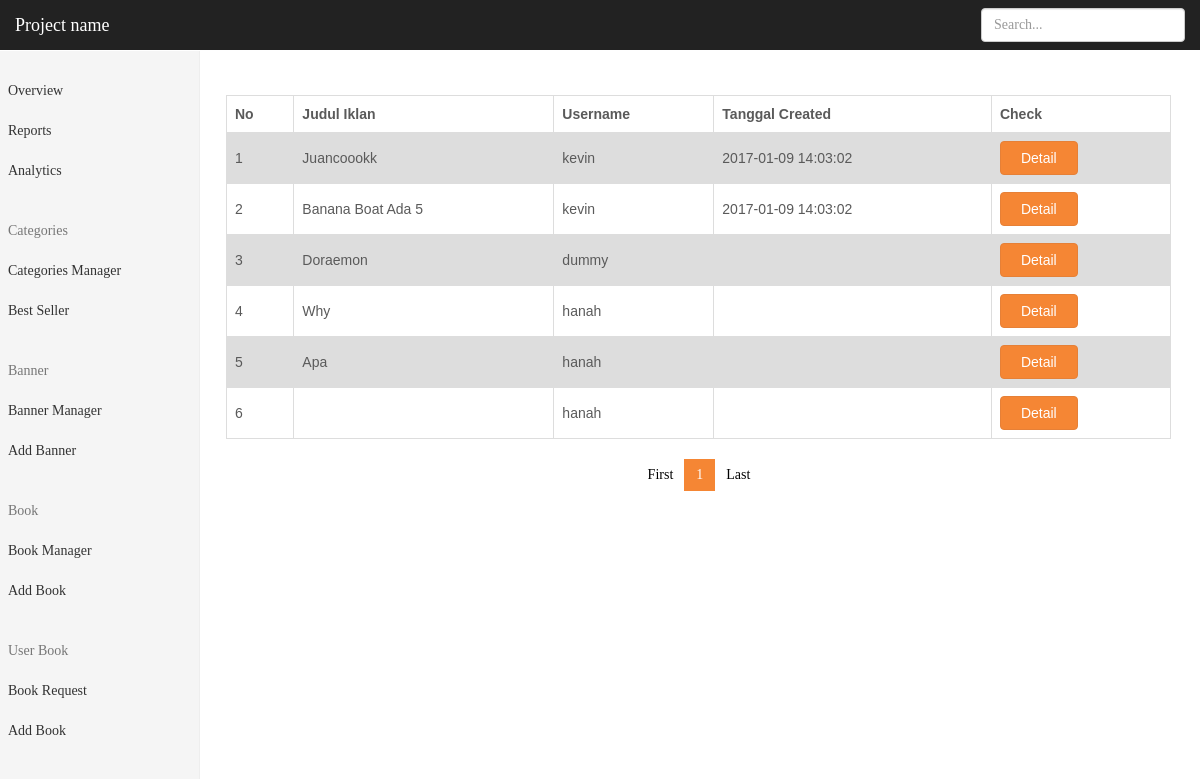
Page /index.php/super/userbook/userbookrequest on the earlier database version.
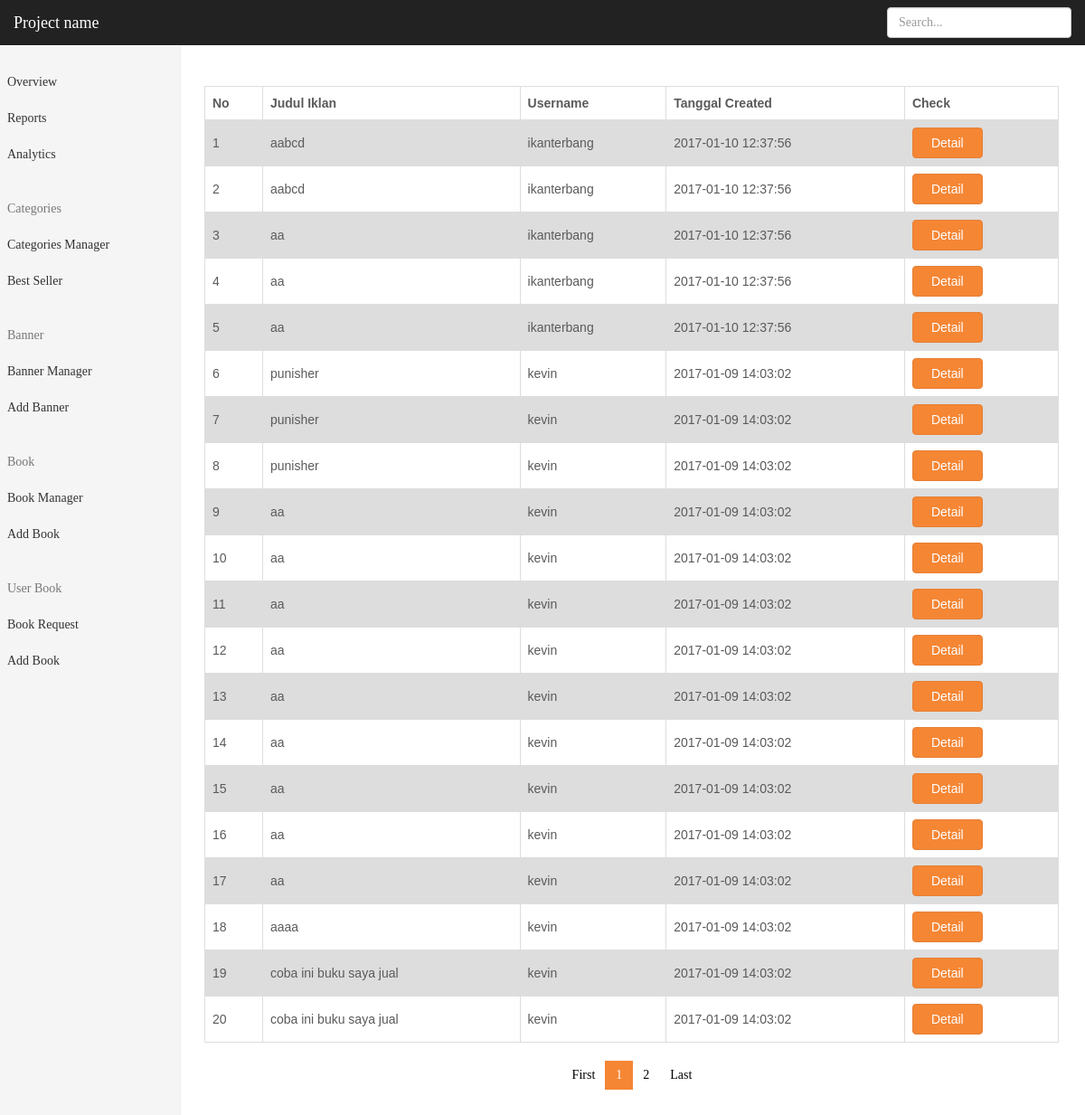
Same page on the later database version.
### tables this page shows
CREATE TABLE `user_book` (
  `id_u_b` int(11) NOT NULL,
  `id_b_source` int(11) NOT NULL DEFAULT '0',
  `price_sell_u_b` int(11) DEFAULT NULL,
  `price_point` int(11) DEFAULT '0',
  `price_rent_u_b` int(11) DEFAULT NULL,
  `type_u_b` int(50) DEFAULT NULL,
  `sell_u_b` tinyint(1) DEFAULT NULL,
  `barter_u_b` tinyint(1) DEFAULT NULL,
  `rent_u_b` tinyint(1) NOT NULL,
  `description_u_b` varchar(300) DEFAULT NULL,
  `id_u_owner` int(11) DEFAULT NULL,
  `stock_u_b` int(11) DEFAULT NULL,
  `main_image_u_b` varchar(100) DEFAULT NULL,
  `title_u_b` varchar(100) NOT NULL,
  `berat_u_b` int(11) NOT NULL,
  `slug_title_u_b` varchar(500) NOT NULL,
  `tahun_beli_u_b` year(4) NOT NULL,
  `active` int(2) DEFAULT '2' COMMENT '0 rejected 1 show 2 waiting',
  `activated_by` varchar(12) DEFAULT NULL,
  `created_at` timestamp NULL DEFAULT NULL,
  `updated_at` timestamp NULL DEFAULT NULL,
  `rejected_reason` int(3) DEFAULT NULL,
  `activated_at` timestamp NULL DEFAULT NULL,
  `views_ub` int(11) NOT NULL DEFAULT '0'
);

CREATE TABLE `user` (
  `id_u` int(11) NOT NULL,
  `username_u` varchar(50) DEFAULT NULL,
  `email_u` varchar(100) DEFAULT NULL,
  `password_u` varchar(255) DEFAULT NULL,
  `firstname_u` varchar(255) DEFAULT NULL,
  `lastname_u` varchar(100) DEFAULT NULL,
  `date_of_birth_u` date DEFAULT NULL,
  `phone_number_u` varchar(15) DEFAULT NULL,
  `address_u` varchar(150) DEFAULT '-',
  `city_u` int(6) DEFAULT NULL,
  `province_u` int(6) DEFAULT NULL,
  `total_review_u` int(11) DEFAULT '0',
  `bio_u` varchar(200) DEFAULT NULL,
  `photo_profile_u` varchar(150) DEFAULT 'assets/img/default/profile-pict.png',
  `photo_cover_u` varchar(150) DEFAULT '0',
  `point` int(11) DEFAULT '0',
  `money` int(11) DEFAULT '0',
  `line_u` varchar(32) NOT NULL DEFAULT '-',
  `whatsapp_u` varchar(15) NOT NULL DEFAULT '-',
  `created_at` timestamp NULL DEFAULT NULL,
  `last_login` timestamp NULL DEFAULT NULL,
  `views_u` int(11) NOT NULL DEFAULT '0',
  `last_update` timestamp NULL DEFAULT CURRENT_TIMESTAMP
);

### application/controllers/super/UserBook.php (called while the page is built, shortened)
<?php
class UserBook extends CI_Controller {
	public function __construct()
	{
		$this->load->library('session');
		$this->load->library('fixstring');
		$this->load->helper('url');
		$this->load->library('form_validation');
		$this->load->helper(array('form', 'url'));
		$this->load->model('super/M_UserBook');
	}
	public function userbookrequest()
	{
		if($this->input->get('page')!=null)
		{
			$page = $this->input->get('page');
		}
		else $page=1;
		$limit=20;
		$offset = ($page-1)*$limit;
		$data['page_now']=$page;
		$data['header']=$this->load->view('super/parts/header','',true);
		$data['navbar']=$this->load->view('super/parts/navbar','',true);
		$data['sidebar']=$this->load->view('super/parts/sidebar','',true);
		$data['footer']=$this->load->view('super/parts/footer','',true);
		$data['book'] = $this->M_UserBook->getRequestUserBook($limit, $offset);
		$count_books = $this->M_UserBook->countAllRequestBook();
		$data['page_total'] = ceil($count_books/$limit);
		$this->load->view('super/userbook/request_book',$data);
	}
}
?>

### index.php (called while the page is built, shortened)
<?php
require_once BASEPATH.'core/CodeIgniter.php';

### application/models/super/M_UserBook.php (called while the page is built, shortened)
<?php
  Class M_UserBook extends CI_Model
  {
	public function getRequestUserBook($limit, $offset)
	{
		$change = $this->db->query
		("
			SELECT * FROM user_book, user
			WHERE  user_book.active = 2 AND user_book.id_u_owner  = user.id_u
			ORDER BY id_u_b desc
			LIMIT ".$limit."
			OFFSET ".$offset."
		");
		$result = $change->result();
		return $result;
	}
  }
 ?>

### application/views/super/userbook/request_book.php (the view, shortened to what this page needs)
<!DOCTYPE html>
<html lang="en">
	<head>
		<?php echo $header ?>
		<link href="<?php echo base_url()?>assets/css/admin/dashboard.css" rel="stylesheet">
		<link rel="stylesheet" href="<?php echo base_url()?>assets/css/dapatbuku.css">
		<link href="<?php echo base_url()?>assets/css/admin/book.css" rel="stylesheet">
	</head>
	<body>
	<?php echo $navbar?>
    <div class="container-fluid ">
		<div class="row">
		<?php echo $sidebar?>
			<div class="col-sm-9 col-sm-offset-3 col-md-10 col-md-offset-2 main">
				<div class="col-md-12">
					<div class="row">
					<table>
					  <tr>
					    <th>No</th>
					    <th>Judul Iklan</th>
					    <th>Username</th>
					    <th>Tanggal Created</th>
					    <th>Check</th>
					  </tr>
					<?php for ($i=0;$i<count($book);$i++){ ?>
					<tr>
					  	<td><?php echo $i+1 ?></td>
					  	<td><?php echo $book[$i]->title_u_b?></td>
					  	<td><?php echo $book[$i]->username_u?></td>
					  	<td><?php echo $book[$i]->created_at?></td>
					  	<td>
					  		<a href="<?php echo base_url()?>super/userbook/detail/<?php echo $book[$i]->slug_title_u_b?>">
					  		<button type="button" class="btn btn-primary">Detail</button>
					  		</a>
					  	</td>
					</tr>
					<?php } ?>
					</table>
						<div class="col-md-12">
							<nav aria-label="Page navigation">
							<div class="text-center">
							 	<ul class="pagination">
								<li><a href="<?php echo base_url()?>super/userbook/userbookrequest?page=1">First</a></li>
									<?php for($i=1;$i<=$page_total;$i++){
										if($i<=$page_now+2 && $i >= $page_now - 2 && $i >= 1 && $i<=$page_total){
									?>
										<li <?php if($i == $page_now) echo 'class="active"' ?>  >
											<a href="<?php echo base_url()?>super/userbook/userbookrequest?
											page=<?php echo $i?>
											">
											<?php echo $i ?><span class="sr-only">(current)</span></a></li>
									<?php }} ?>
									<li><a href="<?php echo base_url()?>super/userbook/userbookrequest?page=<?php echo $page_total?>">Last</a></li>
							  	</ul>
							</div>
							</nav>
						</div>
					</div>
				</div>
			</div>
		</div>
    </div>
	</body>
</html>

Differences in the rows shown:
no longer on this page (row unchanged): user_book: title_u_b "Juancoookk", id_u_owner.username_u "kevin", id_u_owner.created_at "2017-01-09 14:03:02"
no longer on this page (row unchanged): user_book: title_u_b "Banana Boat Ada 5", id_u_owner.username_u "kevin", id_u_owner.created_at "2017-01-09 14:03:02"
no longer on this page (row unchanged): user_book: title_u_b "Doraemon", id_u_owner.username_u "dummy"
no longer on this page (row unchanged): user_book: title_u_b "Why", id_u_owner.username_u "hanah"
no longer on this page (row unchanged): user_book: title_u_b "Apa", id_u_owner.username_u "hanah"
no longer on this page (row unchanged): user_book: id_u_owner.username_u "hanah"
added user_book: title_u_b "aabcd", id_u_owner.username_u "ikanterbang", id_u_owner.created_at "2017-01-10 12:37:56"
added user_book: title_u_b "aabcd", id_u_owner.username_u "ikanterbang", id_u_owner.created_at "2017-01-10 12:37:56"
added user_book: title_u_b "aa", id_u_owner.username_u "ikanterbang", id_u_owner.created_at "2017-01-10 12:37:56"
added user_book: title_u_b "aa", id_u_owner.username_u "ikanterbang", id_u_owner.created_at "2017-01-10 12:37:56"
added user_book: title_u_b "aa", id_u_owner.username_u "ikanterbang", id_u_owner.created_at "2017-01-10 12:37:56"
added user_book: title_u_b "punisher", id_u_owner.username_u "kevin", id_u_owner.created_at "2017-01-09 14:03:02"
added user_book: title_u_b "punisher", id_u_owner.username_u "kevin", id_u_owner.created_at "2017-01-09 14:03:02"
added user_book: title_u_b "punisher", id_u_owner.username_u "kevin", id_u_owner.created_at "2017-01-09 14:03:02"
added user_book: title_u_b "aa", id_u_owner.username_u "kevin", id_u_owner.created_at "2017-01-09 14:03:02"
added user_book: title_u_b "aa", id_u_owner.username_u "kevin", id_u_owner.created_at "2017-01-09 14:03:02"
added user_book: title_u_b "aa", id_u_owner.username_u "kevin", id_u_owner.created_at "2017-01-09 14:03:02"
added user_book: title_u_b "aa", id_u_owner.username_u "kevin", id_u_owner.created_at "2017-01-09 14:03:02"
added user_book: title_u_b "aa", id_u_owner.username_u "kevin", id_u_owner.created_at "2017-01-09 14:03:02"
added user_book: title_u_b "aa", id_u_owner.username_u "kevin", id_u_owner.created_at "2017-01-09 14:03:02"
added user_book: title_u_b "aa", id_u_owner.username_u "kevin", id_u_owner.created_at "2017-01-09 14:03:02"
added user_book: title_u_b "aa", id_u_owner.username_u "kevin", id_u_owner.created_at "2017-01-09 14:03:02"
added user_book: title_u_b "aa", id_u_owner.username_u "kevin", id_u_owner.created_at "2017-01-09 14:03:02"
added user_book: title_u_b "aaaa", id_u_owner.username_u "kevin", id_u_owner.created_at "2017-01-09 14:03:02"
added user_book: title_u_b "coba ini buku saya jual", id_u_owner.username_u "kevin", id_u_owner.created_at "2017-01-09 14:03:02"
added user_book: title_u_b "coba ini buku saya jual", id_u_owner.username_u "kevin", id_u_owner.created_at "2017-01-09 14:03:02"
Other differences:
new list line: "2"
